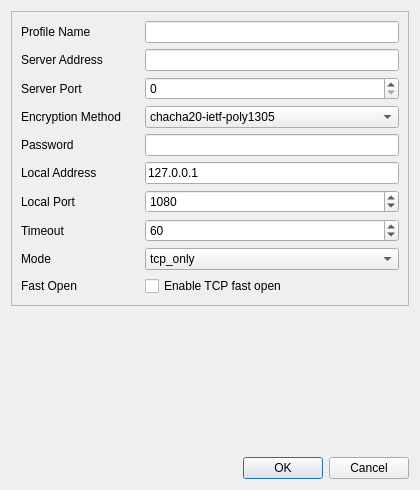
<?xml version="1.0" encoding="UTF-8"?>
<ui version="4.0">
 <class>EditDialog</class>
 <widget class="QDialog" name="EditDialog">
  <property name="geometry">
   <rect>
    <x>0</x>
    <y>0</y>
    <width>420</width>
    <height>490</height>
   </rect>
  </property>
  <property name="windowTitle">
   <string/>
  </property>
  <layout class="QVBoxLayout" name="verticalLayout">
   <item>
    <widget class="QFrame" name="frame">
     <property name="frameShape">
      <enum>QFrame::StyledPanel</enum>
     </property>
     <property name="frameShadow">
      <enum>QFrame::Raised</enum>
     </property>
     <layout class="QGridLayout" name="gridLayout">
      <item row="6" column="4">
       <widget class="QLineEdit" name="lineEdit_localAddr">
        <property name="text">
         <string notr="true">127.0.0.1</string>
        </property>
       </widget>
      </item>
      <item row="4" column="4">
       <widget class="QComboBox" name="comboBox_method">
        <item>
         <property name="text">
          <string notr="true">chacha20-ietf-poly1305</string>
         </property>
        </item>
        <item>
         <property name="text">
          <string notr="true">aes-256-gcm</string>
         </property>
        </item>
        <item>
         <property name="text">
          <string notr="true">aes-192-gcm</string>
         </property>
        </item>
        <item>
         <property name="text">
          <string notr="true">aes-128-gcm</string>
         </property>
        </item>
        <item>
         <property name="text">
          <string notr="true">aes-256-cfb</string>
         </property>
        </item>
        <item>
         <property name="text">
          <string notr="true">aes-192-cfb</string>
         </property>
        </item>
        <item>
         <property name="text">
          <string notr="true">aes-128-cfb</string>
         </property>
        </item>
        <item>
         <property name="text">
          <string notr="true">aes-256-ctr</string>
         </property>
        </item>
        <item>
         <property name="text">
          <string notr="true">aes-192-ctr</string>
         </property>
        </item>
        <item>
         <property name="text">
          <string notr="true">aes-128-ctr</string>
         </property>
        </item>
       </widget>
      </item>
      <item row="4" column="0">
       <widget class="QLabel" name="label_method">
        <property name="text">
         <string>Encryption Method</string>
        </property>
       </widget>
      </item>
      <item row="0" column="4">
       <widget class="QLineEdit" name="lineEdit_name"/>
      </item>
      <item row="0" column="0" colspan="2">
       <widget class="QLabel" name="label_name">
        <property name="text">
         <string>Profile Name</string>
        </property>
       </widget>
      </item>
      <item row="5" column="4">
       <widget class="QLineEdit" name="lineEdit_password"/>
      </item>
      <item row="5" column="0" colspan="4">
       <widget class="QLabel" name="label_password">
        <property name="text">
         <string>Password</string>
        </property>
       </widget>
      </item>
      <item row="9" column="0">
       <widget class="QLabel" name="label_mode">
        <property name="text">
         <string>Mode</string>
        </property>
       </widget>
      </item>
      <item row="1" column="4">
       <widget class="QLineEdit" name="lineEdit_serverAddr"/>
      </item>
      <item row="10" column="4">
       <widget class="QCheckBox" name="checkBox_fastopen">
        <property name="text">
         <string>Enable TCP fast open</string>
        </property>
       </widget>
      </item>
      <item row="1" column="0" colspan="3">
       <widget class="QLabel" name="label_serverAddr">
        <property name="text">
         <string>Server Address</string>
        </property>
       </widget>
      </item>
      <item row="9" column="4">
       <widget class="QComboBox" name="comboBox_mode">
        <item>
         <property name="text">
          <string notr="true">tcp_only</string>
         </property>
        </item>
        <item>
         <property name="text">
          <string notr="true">tcp_and_udp</string>
         </property>
        </item>
        <item>
         <property name="text">
          <string notr="true">udp_only</string>
         </property>
        </item>
       </widget>
      </item>
      <item row="3" column="0">
       <widget class="QLabel" name="label_serverPort">
        <property name="text">
         <string>Server Port</string>
        </property>
       </widget>
      </item>
      <item row="8" column="0">
       <widget class="QLabel" name="label_timeout">
        <property name="text">
         <string>Timeout</string>
        </property>
       </widget>
      </item>
      <item row="7" column="0" colspan="2">
       <widget class="QLabel" name="label_localPort">
        <property name="text">
         <string>Local Port</string>
        </property>
       </widget>
      </item>
      <item row="10" column="0">
       <widget class="QLabel" name="label_fastopen">
        <property name="text">
         <string>Fast Open</string>
        </property>
       </widget>
      </item>
      <item row="8" column="4">
       <widget class="QSpinBox" name="spinBox_timeout">
        <property name="minimum">
         <number>10</number>
        </property>
        <property name="maximum">
         <number>3600</number>
        </property>
        <property name="singleStep">
         <number>10</number>
        </property>
        <property name="value">
         <number>60</number>
        </property>
       </widget>
      </item>
      <item row="3" column="4">
       <widget class="QSpinBox" name="spinBox_serverPort">
        <property name="maximum">
         <number>65535</number>
        </property>
       </widget>
      </item>
      <item row="7" column="4">
       <widget class="QSpinBox" name="spinBox_localPort">
        <property name="maximum">
         <number>65535</number>
        </property>
        <property name="value">
         <number>1080</number>
        </property>
       </widget>
      </item>
      <item row="6" column="0">
       <widget class="QLabel" name="label_localAddr">
        <property name="text">
         <string>Local Address</string>
        </property>
       </widget>
      </item>
     </layout>
    </widget>
   </item>
   <item>
    <spacer name="verticalSpacer">
     <property name="orientation">
      <enum>Qt::Vertical</enum>
     </property>
     <property name="sizeType">
      <enum>QSizePolicy::MinimumExpanding</enum>
     </property>
     <property name="sizeHint" stdset="0">
      <size>
       <width>20</width>
       <height>10</height>
      </size>
     </property>
    </spacer>
   </item>
   <item>
    <widget class="QDialogButtonBox" name="buttonBox">
     <property name="orientation">
      <enum>Qt::Horizontal</enum>
     </property>
     <property name="standardButtons">
      <set>QDialogButtonBox::Cancel|QDialogButtonBox::Ok</set>
     </property>
    </widget>
   </item>
  </layout>
 </widget>
 <tabstops>
  <tabstop>lineEdit_name</tabstop>
  <tabstop>lineEdit_serverAddr</tabstop>
  <tabstop>spinBox_serverPort</tabstop>
  <tabstop>comboBox_method</tabstop>
  <tabstop>lineEdit_password</tabstop>
  <tabstop>lineEdit_localAddr</tabstop>
  <tabstop>spinBox_localPort</tabstop>
  <tabstop>spinBox_timeout</tabstop>
  <tabstop>comboBox_mode</tabstop>
  <tabstop>checkBox_fastopen</tabstop>
 </tabstops>
 <resources/>
 <connections>
  <connection>
   <sender>buttonBox</sender>
   <signal>rejected()</signal>
   <receiver>EditDialog</receiver>
   <slot>reject()</slot>
   <hints>
    <hint type="sourcelabel">
     <x>316</x>
     <y>260</y>
    </hint>
    <hint type="destinationlabel">
     <x>286</x>
     <y>274</y>
    </hint>
   </hints>
  </connection>
 </connections>
</ui>
